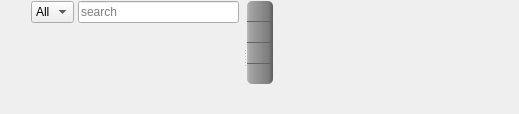
<?xml version="1.0" encoding="UTF-8"?>
<ui version="4.0">
 <class>Form</class>
 <widget class="QWidget" name="Form">
  <property name="geometry">
   <rect>
    <x>0</x>
    <y>0</y>
    <width>519</width>
    <height>114</height>
   </rect>
  </property>
  <property name="minimumSize">
   <size>
    <width>0</width>
    <height>20</height>
   </size>
  </property>
  <property name="windowTitle">
   <string>Snippets</string>
  </property>
  <layout class="QGridLayout" name="gridLayout_3">
   <property name="margin">
    <number>1</number>
   </property>
   <property name="spacing">
    <number>0</number>
   </property>
   <item row="0" column="0">
    <widget class="QSplitter" name="split_main">
     <property name="orientation">
      <enum>Qt::Horizontal</enum>
     </property>
     <property name="class" stdset="0">
      <string>pluginHorizontal</string>
     </property>
     <widget class="QFrame" name="frame">
      <property name="frameShape">
       <enum>QFrame::NoFrame</enum>
      </property>
      <property name="frameShadow">
       <enum>QFrame::Raised</enum>
      </property>
      <property name="class" stdset="0">
       <string/>
      </property>
      <layout class="QGridLayout" name="gridLayout">
       <property name="horizontalSpacing">
        <number>4</number>
       </property>
       <property name="verticalSpacing">
        <number>2</number>
       </property>
       <property name="margin">
        <number>0</number>
       </property>
       <item row="0" column="2">
        <widget class="QLineEdit" name="le_search">
         <property name="placeholderText">
          <string>search</string>
         </property>
        </widget>
       </item>
       <item row="0" column="1">
        <widget class="QComboBox" name="cb_ext">
         <item>
          <property name="text">
           <string>All</string>
          </property>
         </item>
        </widget>
       </item>
       <item row="0" column="0">
        <widget class="QPushButton" name="b_reload">
         <property name="maximumSize">
          <size>
           <width>26</width>
           <height>16777215</height>
          </size>
         </property>
         <property name="toolTip">
          <string>reload snippets directory</string>
         </property>
         <property name="styleSheet">
          <string notr="true">QPushButton,QToolButton {
border:0px;
background:transparent;
}</string>
         </property>
         <property name="text">
          <string/>
         </property>
         <property name="icon">
          <iconset>
           <normaloff>../../img/refresh.png</normaloff>../../img/refresh.png</iconset>
         </property>
        </widget>
       </item>
       <item row="1" column="0" colspan="4">
        <widget class="QListWidget" name="li_snips">
         <property name="styleSheet">
          <string notr="true">QListWidget {background:transparent;}</string>
         </property>
         <property name="frameShape">
          <enum>QFrame::NoFrame</enum>
         </property>
         <property name="isWrapping" stdset="0">
          <bool>false</bool>
         </property>
         <property name="resizeMode">
          <enum>QListView::Adjust</enum>
         </property>
         <property name="viewMode">
          <enum>QListView::ListMode</enum>
         </property>
        </widget>
       </item>
      </layout>
     </widget>
     <widget class="QFrame" name="frame_2">
      <property name="styleSheet">
       <string notr="true">QPushButton,QToolButton {
	background-color: qlineargradient(spread:pad, x1:1, y1:1, x2:0, y2:1, stop:0.00995025 rgba(94, 94, 94, 255), stop:0.174129 rgba(125, 125, 125, 255), stop:0.890547 rgba(164, 164, 164, 255), stop:1 rgba(188, 188, 188, 255));
	border:0px;
	padding:3px;
	padding-left:6px;
	padding-right:6px;
}
QPushButton:hover,QToolButton:hover {
	background-color: qlineargradient(spread:pad, x1:1, y1:1, x2:0, y2:1, stop:0.00995025 rgba(114, 114, 114, 255), stop:0.174129 rgba(145, 145, 145, 255), stop:0.890547 rgba(184, 184, 184, 255), stop:1 rgba(208, 208, 208, 255));
}</string>
      </property>
      <property name="frameShape">
       <enum>QFrame::NoFrame</enum>
      </property>
      <property name="frameShadow">
       <enum>QFrame::Raised</enum>
      </property>
      <property name="class" stdset="0">
       <string/>
      </property>
      <layout class="QGridLayout" name="gridLayout_2">
       <property name="horizontalSpacing">
        <number>4</number>
       </property>
       <property name="verticalSpacing">
        <number>0</number>
       </property>
       <property name="margin">
        <number>0</number>
       </property>
       <item row="3" column="0">
        <widget class="QPushButton" name="b_new">
         <property name="maximumSize">
          <size>
           <width>26</width>
           <height>16777215</height>
          </size>
         </property>
         <property name="toolTip">
          <string>new snippet</string>
         </property>
         <property name="styleSheet">
          <string notr="true">QPushButton,QToolButton {
	border-top:1px solid rgb(100,100,100);
}</string>
         </property>
         <property name="text">
          <string/>
         </property>
         <property name="icon">
          <iconset>
           <normaloff>../../img/new.png</normaloff>../../img/new.png</iconset>
         </property>
        </widget>
       </item>
       <item row="0" column="0">
        <widget class="QPushButton" name="b_copy">
         <property name="maximumSize">
          <size>
           <width>26</width>
           <height>16777215</height>
          </size>
         </property>
         <property name="toolTip">
          <string>copy snippet to clipboard</string>
         </property>
         <property name="styleSheet">
          <string notr="true">QPushButton,QToolButton {
	border-bottom:1px solid rgb(100,100,100);
	border-top-right-radius:5px;
	border-top-left-radius:5px;
}</string>
         </property>
         <property name="text">
          <string/>
         </property>
         <property name="icon">
          <iconset>
           <normaloff>../../img/copy.png</normaloff>../../img/copy.png</iconset>
         </property>
        </widget>
       </item>
       <item row="1" column="0">
        <widget class="QPushButton" name="b_edit">
         <property name="maximumSize">
          <size>
           <width>26</width>
           <height>16777215</height>
          </size>
         </property>
         <property name="toolTip">
          <string>edit snippet</string>
         </property>
         <property name="text">
          <string/>
         </property>
         <property name="icon">
          <iconset>
           <normaloff>../../img/edit.png</normaloff>../../img/edit.png</iconset>
         </property>
        </widget>
       </item>
       <item row="0" column="1" rowspan="6">
        <widget class="QPlainTextEdit" name="te_code">
         <property name="styleSheet">
          <string notr="true">background:transparent;</string>
         </property>
         <property name="frameShape">
          <enum>QFrame::NoFrame</enum>
         </property>
         <property name="readOnly">
          <bool>true</bool>
         </property>
        </widget>
       </item>
       <item row="5" column="0">
        <spacer name="verticalSpacer">
         <property name="orientation">
          <enum>Qt::Vertical</enum>
         </property>
         <property name="sizeHint" stdset="0">
          <size>
           <width>20</width>
           <height>2</height>
          </size>
         </property>
        </spacer>
       </item>
       <item row="4" column="0">
        <widget class="QPushButton" name="b_fldr">
         <property name="maximumSize">
          <size>
           <width>26</width>
           <height>16777215</height>
          </size>
         </property>
         <property name="toolTip">
          <string>open snippet directory</string>
         </property>
         <property name="styleSheet">
          <string notr="true">QPushButton,QToolButton {
	border-top:1px solid rgb(100,100,100);
	border-bottom-right-radius:5px;
	border-bottom-left-radius:5px;
}</string>
         </property>
         <property name="text">
          <string/>
         </property>
         <property name="icon">
          <iconset>
           <normaloff>../../img/folder_open.png</normaloff>../../img/folder_open.png</iconset>
         </property>
        </widget>
       </item>
      </layout>
     </widget>
    </widget>
   </item>
  </layout>
 </widget>
 <resources/>
 <connections/>
</ui>
